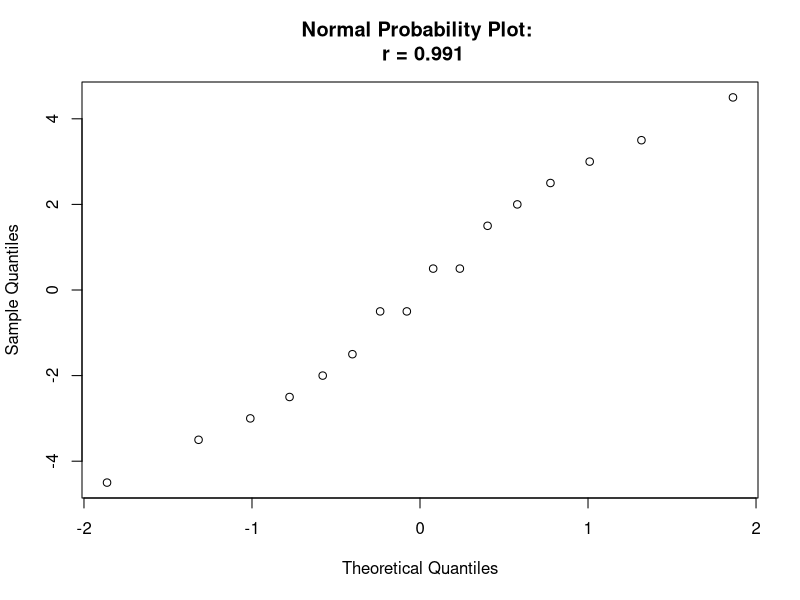
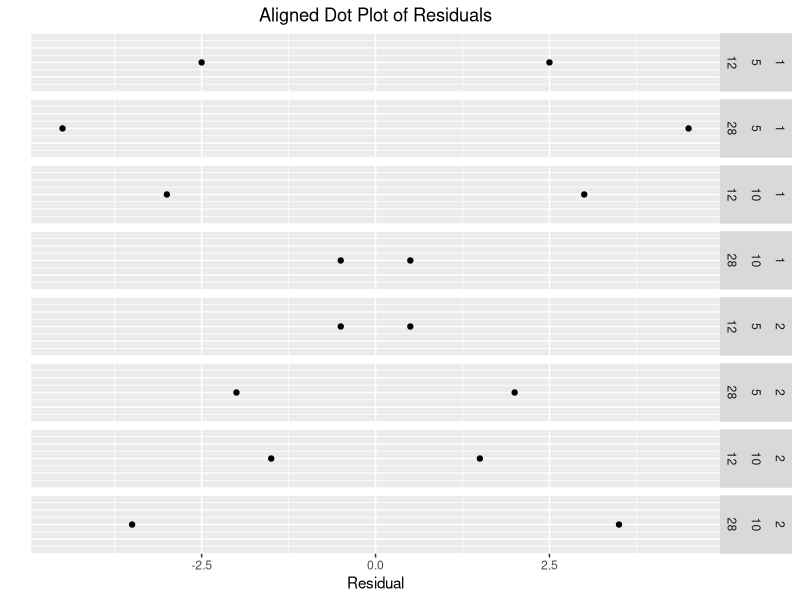
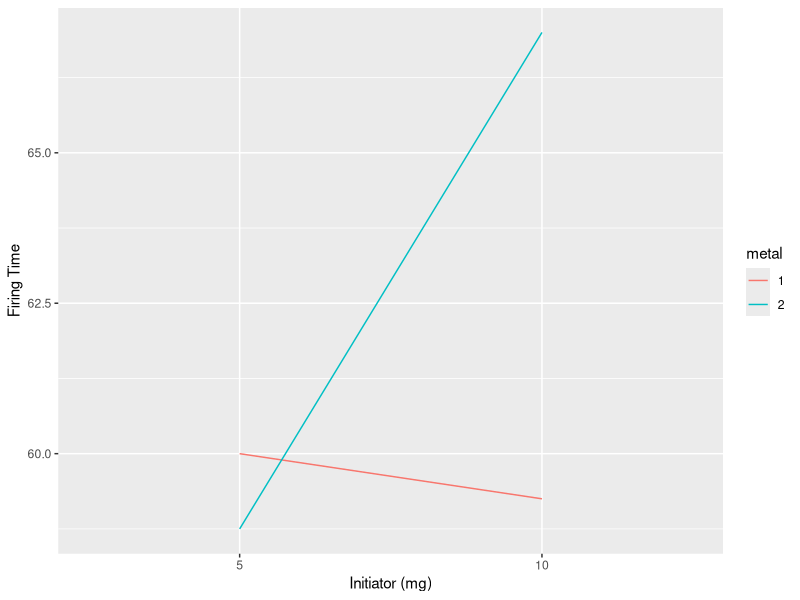

The R script that drew these images, in order:
## ---- chunk 1
knitr::opts_chunk$set(echo = FALSE, message = FALSE)
## ---- chunk 2
library(tidyverse)
library(magrittr)
library(car)
dd <- tibble(time = c(61, 56, 66, 57, 62, 56, 60, 59, 
                      57, 56, 59, 63, 67, 64, 72, 65), 
             metal = rep(1:2, each = 8), 
             init = rep(c(5, 10), each = 4, len = 16),
             press = rep(c(12, 28), each = 2, len = 16)
) %>%
  mutate(across(metal:press, as_factor))

## ---- chunk 3
an1 <- lm(time ~ metal * init * press, data = dd)
#anova(an1)
## ---- chunk 4
qq <- qqnorm(an1$residuals, plot.it = FALSE)
plot(qq,
     xlab = "Theoretical Quantiles", 
     ylab = "Sample Quantiles", 
     main = paste("Normal Probability Plot: \n r =", 
                  round(cor(qq$x, qq$y), 3)))
## ---- chunk 5
dd %<>%
  mutate(resid = an1$residuals, 
         fitted = an1$fitted) 
dd %>%
  ggplot() + 
  geom_point(aes(x = resid, y = 0)) +
  facet_grid(rows = vars(metal, init, press), scales = "fixed") + 
  ggtitle("Aligned Dot Plot of Residuals") + 
  ylab("") + 
  xlab("Residual") + 
  theme(axis.text.y = element_blank(), 
        axis.ticks.y = element_blank(), 
        plot.title = element_text(hjust = .5)) 

# dd %>%
#   ggplot() +
#   geom_point(aes(x = fitted, y = resid)) + 
#   ggtitle("Residuals vs. Fitted Values") + 
#   theme(plot.title = element_text(hjust = .5)) + 
#   xlab("Fitted Values") + 
#   ylab("Residuals")

bftest <- leveneTest(an1)
## ---- chunk 6
X <- as.matrix(dd %>% 
                  dplyr::select(metal, init, press) %>%
                  mutate(across(.fns = as.numeric)))
hh <- X %*% solve(t(X) %*% X) %*% t(X)
hh_diag <- diag(hh)

sse <- anova(an1)$'Sum Sq'[length(anova(an1)$'Sum Sq')]

tee <- resid(an1) * sqrt((16 - 3 - 1) / (sse * (1 - hh_diag) - resid(an1)^2))
teemax <- tee[round(tee, 4) == round(max(abs(tee)), 4)]

tstar <- qt(1 - (.1/(2*16)), 16 - 3 - 1)

## ---- chunk 7
kimball <- -1 * ((-1 * (.1 - 1))^(1/7) - 1)
fcrit <- qf(1 - kimball, 1, 8 )
## ---- chunk 8
dd %>% 
  group_by(metal, init) %>%
  dplyr::summarize(across(time, mean)) %>%
  ggplot() +
  geom_line(aes(x = init, y = time, group = metal, color = metal)) + 
  ylab("Firing Time") + 
  xlab("Initiator (mg)")
## ---- chunk 9
library(knitr)
an.final <- aov(time ~ metal * init, data = dd)
tuk <- TukeyHSD(an.final)
tuk$`metal:init` %>%
  as_tibble() %>%
  mutate("metal A" = c(2, 1, 2, 1, 2, 2), 
         "initiator A" = c(5, 10, 10, 10, 10, 10), 
         "metal B" = c(1, 1, 1, 2, 2, 1), 
         "intitiator B" = c(5, 5, 5, 5, 5, 10), 
         .before = diff) %>%
  mutate(across(lwr:last_col(), ~ round(.x, 3))) %>%
  kable
